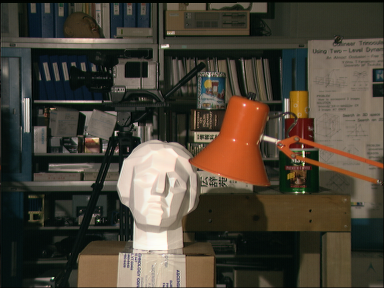
#> input picture 2021-2학기/산업 컴퓨터비전 실제/실습 자료/12주차/file/right.png, 384 x 288 px, found by its file name
$ python '12주차 실습4_Estimating Disparity Map for Stereo Images.py'
#> lines starting #> are read from the running program, lines starting #| are printed output that depends on the picture
# Estimating disparity map for stereo images
import cv2
import numpy as np
import matplotlib.pyplot as plt
import matplotlib

matplotlib.rcParams.update({'font.size': 20})

left_img = cv2.imread('C:/Users/user/Desktop/right.png')
#> left_img is the input picture: shape (288, 384, 3); mean B, G, R 55.3, 67.6, 74.7
right_img = cv2.imread('C:/Users/user/Desktop/left.png')
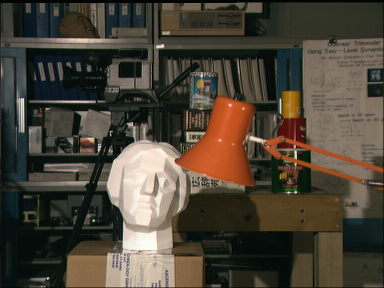
#> input picture 2021-2학기/산업 컴퓨터비전 실제/실습 자료/12주차/file/left.png, 384 x 288 px, found by its file name
#> right_img is the input picture: shape (288, 384, 3); mean B, G, R 55.4, 67.9, 75.3


cv2.imshow("left", left_img)
cv2.imshow("right", right_img)

cv2.waitKey()
cv2.destroyAllWindows()

stereo_bm = cv2.StereoBM_create(32)
dispmap_bm = stereo_bm.compute(cv2.cvtColor(left_img, cv2.COLOR_BGR2GRAY),
                                   cv2.cvtColor(right_img, cv2.COLOR_BGR2GRAY))
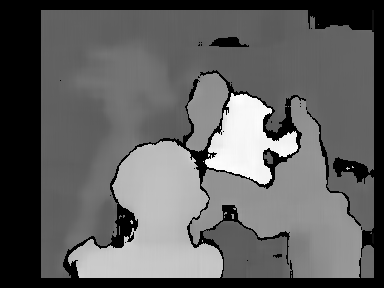
#> dispmap_bm: shape (288, 384) int16; min -16, max 233, mean 78.1; drawn with min black and max white


stereo_sgbm = cv2.StereoSGBM_create(0, 32)
dispmap_sgbm = stereo_sgbm.compute(cv2.cvtColor(left_img, cv2.COLOR_BGR2GRAY), cv2.cvtColor(right_img, cv2.COLOR_BGR2GRAY))
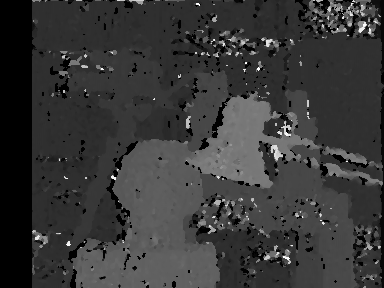
#> dispmap_sgbm: shape (288, 384) int16; min -16, max 496, mean 98.1; drawn with min black and max white


plt.figure(0, figsize=(12, 10))
plt.subplot(221)
plt.title('left')
plt.imshow(left_img[:, :, [2, 1, 0]])

plt.subplot(222)
plt.title('right')
plt.imshow(right_img[:, :, [2, 1, 0]])

plt.subplot(223)
plt.title('BM')
plt.imshow(dispmap_bm, cmap='gray')

plt.subplot(224)
plt.title('SGBM')
plt.imshow(dispmap_sgbm, cmap='gray')
plt.show()
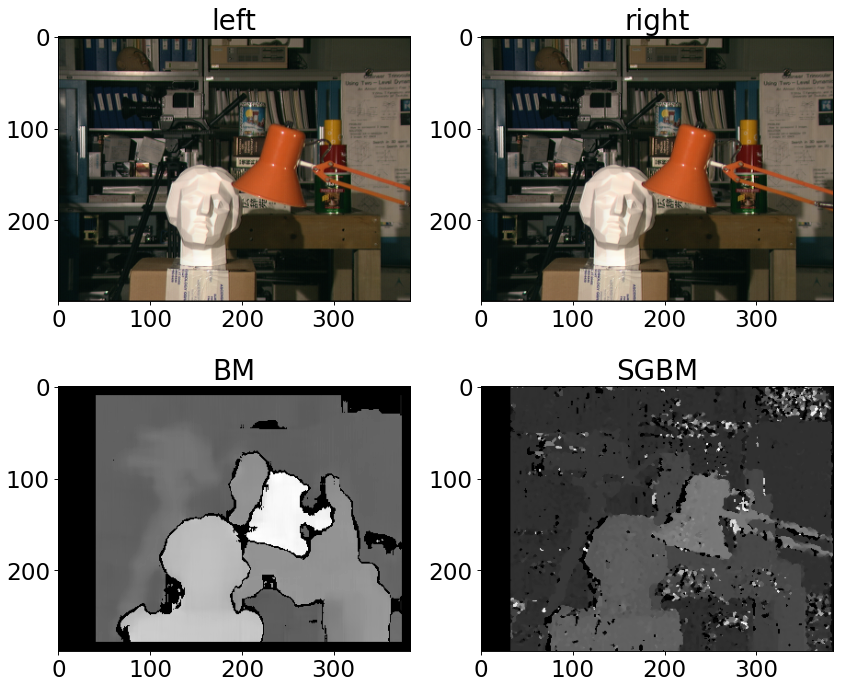
#> figure drawn by matplotlib, 4 panels
